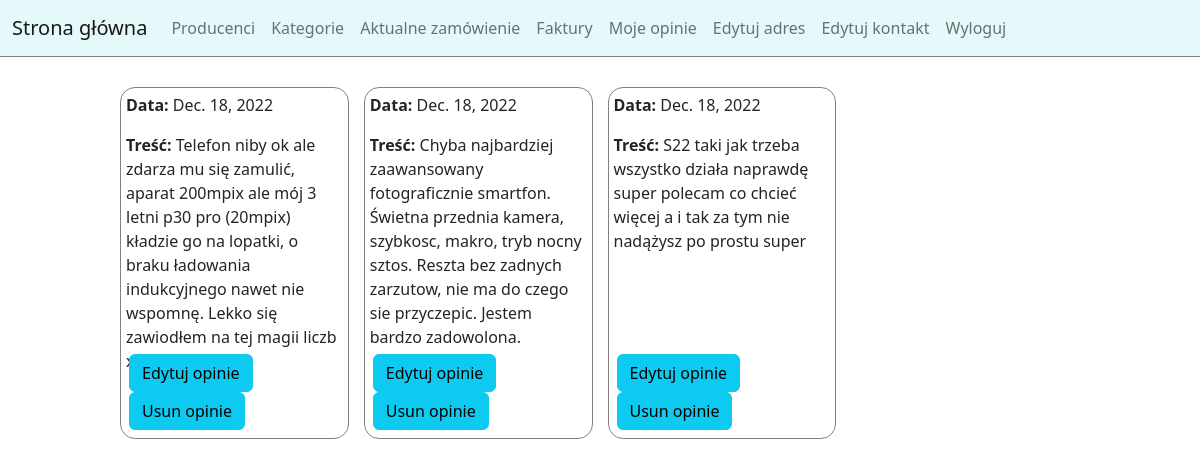
The app's page /uzytkownik/opinie-uzytkownika/ (signed in) with its own data.
### apps/produkty/models.py (models this page shows)
class Opinie(models.Model):
    tresc = models.CharField(max_length=255)
    data_wystawienia = models.DateField(auto_now_add=True)
    id_uzytkownika = models.ForeignKey(Uzytkownicy, on_delete=models.CASCADE)
    id_produktu = models.ForeignKey(Produkty, on_delete=models.CASCADE)

### apps/uzytkownicy/views.py (the view)
# urls.py: path('opinie-uzytkownika/', user_opinions, name='opinie-uzytkownika'),
@login_required
def user_opinions(request):
    opinions = Opinie.objects.filter(id_uzytkownika=request.user.pk)
    context = {'opinions': opinions}
    return render(request, 'userOpinionsList.html', context)

### apps/uzytkownicy/models.py (called while the page is built)
    @property
    def is_staff(self):
        return self.staff

### apps/uzytkownicy/templates/userOpinionsList.html
{% extends 'base.html' %} {% block title %} Opinie {% endblock title %} {% block page %}
<div style="display: flex; justify-content: center">
  <div
    style="
      display: grid;
      grid-template-columns: repeat(4, 1fr);
      width: 80%;
      margin-top: 30px;
      gap: 15px;
    "
  >
    {% for opinion in opinions%}
    <div
      style="
        border: 1px solid gray;
        border-radius: 15px;
        position: relative;
        padding: 5px;
      "
    >
      <p><b>Data: </b>{{ opinion.data_wystawienia }}</p>
      <p style="margin-bottom: 60px"><b>Treść: </b>{{ opinion.tresc }}</p>
      <div class="m-2" style="position: absolute; bottom: 0; left: 0">
        {% if user.is_staff %}
        <a class="btn btn-info" href="{% url 'edytuj-opinie' opinion.pk %}"
          >Edytuj opinie
        </a>
        {% elif user.is_authenticated %}
        <a
          class="btn btn-info"
          href="{% url 'edytuj-opinie-uzytkownika' opinion.pk %}"
          >Edytuj opinie
        </a>
        {% endif %}
        <a class="btn btn-info" href="{% url 'usun-opinie' opinion.pk %}"
          >Usun opinie
        </a>
      </div>
    </div>
    {% endfor %}
  </div>
</div>
{% endblock page %}

### records on screen
Opinie: data_wystawienia "Dec. 18, 2022", tresc "Telefon niby ok ale zdarza mu się zamulić, aparat 200mpix ale mój 3 letni p30 pro (20mpix) kładzie go na lopatki, o braku ładowania indukcyjnego nawet nie wspomnę. Lekko się zawiodłem na tej magii liczb…"
Opinie: data_wystawienia "Dec. 18, 2022", tresc "Chyba najbardziej zaawansowany fotograficznie smartfon. Świetna przednia kamera, szybkosc, makro, tryb nocny sztos. Reszta bez zadnych zarzutow, nie ma do czego sie przyczepic. Jestem bardzo zadowolona."
Opinie: data_wystawienia "Dec. 18, 2022", tresc "S22 taki jak trzeba wszystko działa naprawdę super polecam co chcieć więcej a i tak za tym nie nadążysz po prostu super"
